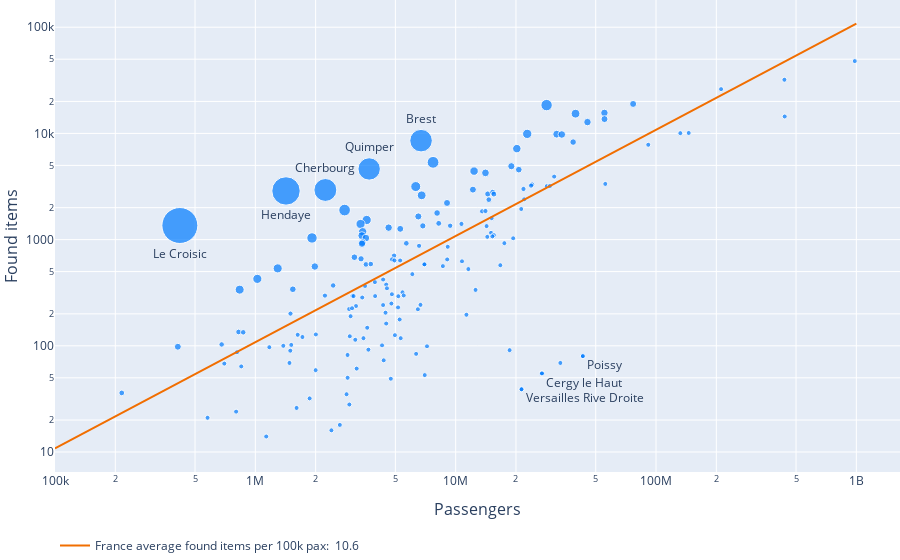

Source (notebook cell):
### Code cell
fig = go.Figure()

df_sub=df.iloc[5:]
fig.add_trace(go.Scatter(
    x=df_sub.Passengers,
    y=df_sub.item_count, 
    mode='markers',
    marker=dict(
        size=df_sub.count_per_100kpax,
        sizemode='area',
        sizemin=2.5,
        sizeref=1,
        color="#007bff"
    ),
    text=df_sub.index,
    hovertemplate="%{text}<br>" 
                    + "Found items: %{y}<br>" 
                    + "Passengers: %{x}<br>"
                    + "Found items per 100k passengers: %{marker.size:.1f}",
    name="",
    showlegend=False,
))

df_sub=df.iloc[2:5]
fig.add_trace(go.Scatter(
    x=df_sub.Passengers,
    y=df_sub.item_count, 
    mode='markers+text',
    marker=dict(
        size=df_sub.count_per_100kpax,
        sizemode='area',
        sizemin=2.5,
        sizeref=.5,
        color="#007bff"
    ),
    text=df_sub.index,
    textposition='top center',
    hovertemplate="%{text}<br>" 
                    + "Found items: %{y}<br>" 
                    + "Passengers: %{x}<br>"
                    + "Found items per 100k passengers: %{marker.size:.1f}",
    name="",
    showlegend=False,
))

df_sub=df.iloc[:2]
fig.add_trace(go.Scatter(
    x=df_sub.Passengers,
    y=df_sub.item_count, 
    mode='markers+text',
    marker=dict(
        size=df_sub.count_per_100kpax,
        sizemode='area',
        sizemin=2.5,
        sizeref=.5,
        color="#007bff"
    ),
    text=df_sub.index,
    textposition='bottom center',
    hovertemplate="%{text}<br>" 
                    + "Found items: %{y:d}<br>" 
                    + "Passengers: %{x}<br>"
                    + "Found items per 100k passengers: %{marker.size:.1f}",
    name="",
    showlegend=False,
))

df_sub=df.iloc[-3:]
fig.add_trace(go.Scatter(
    x=df_sub.Passengers,
    y=df_sub.item_count, 
    mode='markers+text',
    marker=dict(
        size=df_sub.count_per_100kpax,
        sizemode='area',
        sizemin=2.5,
        sizeref=.5,
        color="#007bff"
    ),
    text=df_sub.index,
    textposition='bottom right',
    hovertemplate="%{text}<br>" 
                    + "Found items: %{y:d}<br>" 
                    + "Passengers: %{x}<br>"
                    + "Found items per 100k passengers: %{marker.size:.1f}",
    name="",
    showlegend=False,
))

fig.add_trace(go.Scatter(
    x=np.logspace(5, 9, 10),
    y=np.logspace(5, 9, 10) * df.item_count.sum() / df.Passengers.sum(),
    mode='lines',
    name=f'France average found items per 100k pax: {df_stations.item_count.sum() / df_stations.Passengers.sum() * 1e5: .1f}',
    hoverinfo='skip',
    marker=dict(color="#F16E00")
))

fig.update_layout(
    margin={'l': 0, 'r': 0, 't': 0, 'b': 0},
    xaxis=dict(type='log', title_text="Passengers", titlefont=dict(size=16)),
    yaxis=dict(type='log', title_text="Found items", titlefont=dict(size=16)),
    legend=dict(orientation='h', y=-.125)
)

fig.show(config={'scrollZoom': True,  "displayModeBar": False})

### Figure 1 — Plotly figure (JSON) as saved in the notebook; plotly's stock layout.template omitted (floating-point values rounded to 4 significant figures; data arrays with more than 128 entries replaced by an {"elided": "..."} marker saying what was removed)
{"data": [{"hovertemplate": "%{text}<br>Found items: %{y}<br>Passengers: %{x}<br>Found items per 100k passengers: %{marker.size:.1f}", "marker": {"color": "#007bff", "size": {"elided": "168 float values"}, "sizemin": 2.5, "sizemode": "area", "sizeref": 1}, "mode": "markers", "name": "", "showlegend": false, "text": {"elided": "168 str values"}, "type": "scatter", "x": {"elided": "168 int values"}, "y": {"elided": "168 int values"}}, {"hovertemplate": "%{text}<br>Found items: %{y}<br>Passengers: %{x}<br>Found items per 100k passengers: %{marker.size:.1f}", "marker": {"color": "#007bff", "size": [131.2, 127.3, 125.1], "sizemin": 2.5, "sizemode": "area", "sizeref": 0.5}, "mode": "markers+text", "name": "", "showlegend": false, "text": ["Cherbourg", "Brest", "Quimper"], "textposition": "top center", "type": "scatter", "x": [2236652, 6716665, 3700023], "y": [2934, 8549, 4629]}, {"hovertemplate": "%{text}<br>Found items: %{y:d}<br>Passengers: %{x}<br>Found items per 100k passengers: %{marker.size:.1f}", "marker": {"color": "#007bff", "size": [323.4, 202.0], "sizemin": 2.5, "sizemode": "area", "sizeref": 0.5}, "mode": "markers+text", "name": "", "showlegend": false, "text": ["Le Croisic", "Hendaye"], "textposition": "bottom center", "type": "scatter", "x": [419966, 1422622], "y": [1358, 2873]}, {"hovertemplate": "%{text}<br>Found items: %{y:d}<br>Passengers: %{x}<br>Found items per 100k passengers: %{marker.size:.1f}", "marker": {"color": "#007bff", "size": [0.204, 0.1855, 0.183], "sizemin": 2.5, "sizemode": "area", "sizeref": 0.5}, "mode": "markers+text", "name": "", "showlegend": false, "text": ["Cergy le Haut", "Poissy", "Versailles Rive Droite"], "textposition": "bottom right", "type": "scatter", "x": [26956324, 43120958, 21309519], "y": [55, 80, 39]}, {"hoverinfo": "skip", "marker": {"color": "#F16E00"}, "mode": "lines", "name": "France average found items per 100k pax:  10.6", "type": "scatter", "x": [100000, 278300.0, 774300.0, 2154000.0, 5995000.0, 16680000.0, 46420000.0, 129200000.0, 359400000.0, 1000000000], "y": [10.82, 30.1, 83.75, 233.0, 648.5, 1804.0, 5021.0, 13970.0, 38870.0, 108200.0]}], "layout": {"autosize": true, "legend": {"orientation": "h", "x": 0, "y": -0.125}, "margin": {"b": 0, "l": 0, "r": 0, "t": 0}, "xaxis": {"autorange": true, "range": [5, 9.224], "title": {"font": {"size": 16}, "text": "Passengers"}, "type": "log"}, "yaxis": {"autorange": true, "range": [0.8119, 5.256], "title": {"font": {"size": 16}, "text": "Found items"}, "type": "log"}}}
